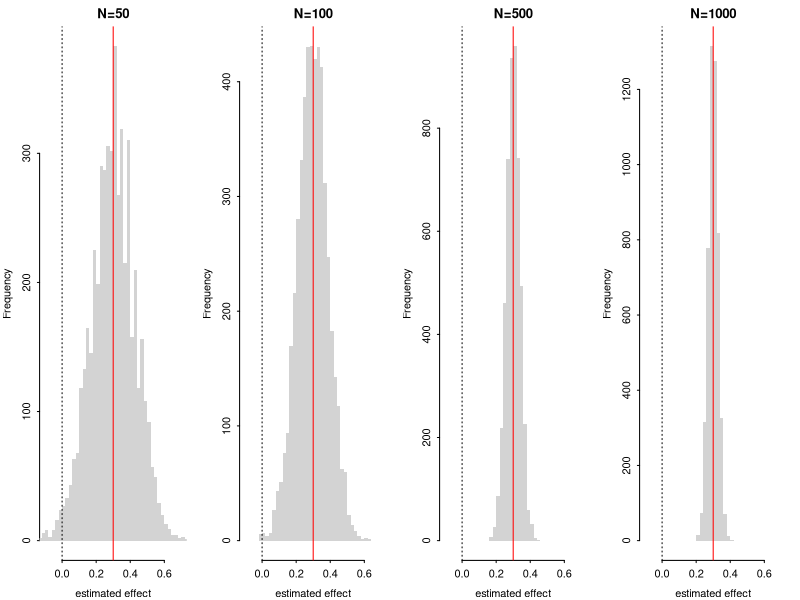

Write the R code that produced this figure.
## ---- chunk 1
par(mfrow = c(1,4), mar=c(3,3,2,1), mgp=c(2,.5,0), tck=-.015)
for (N in c(50, 100, 500, 1000)) {
  effect = c()
  for (k in 1:5000) {
    PO_Ya0 = sample(c(0,1), N, prob = c(0.5, 0.5), replace = TRUE)
    PO_Ya1 = sample(c(0,1), N, prob = c(0.2, 0.8), replace = TRUE)
    
    idx_A1 = sample(c(TRUE,FALSE),N, replace = TRUE)
    effect = c(effect,mean(PO_Ya1[idx_A1]) - mean(PO_Ya0[!idx_A1]))
  }
  hist(effect, main = paste0("N=",N), breaks = seq(-.3,.8, by = .02),
       xlim = c(-.1,.7), xlab = "estimated effect", border = "NA")
  abline(v = 0.3, col = "red", lwd = 1)
  abline(v = 0, lty = 3)
}
